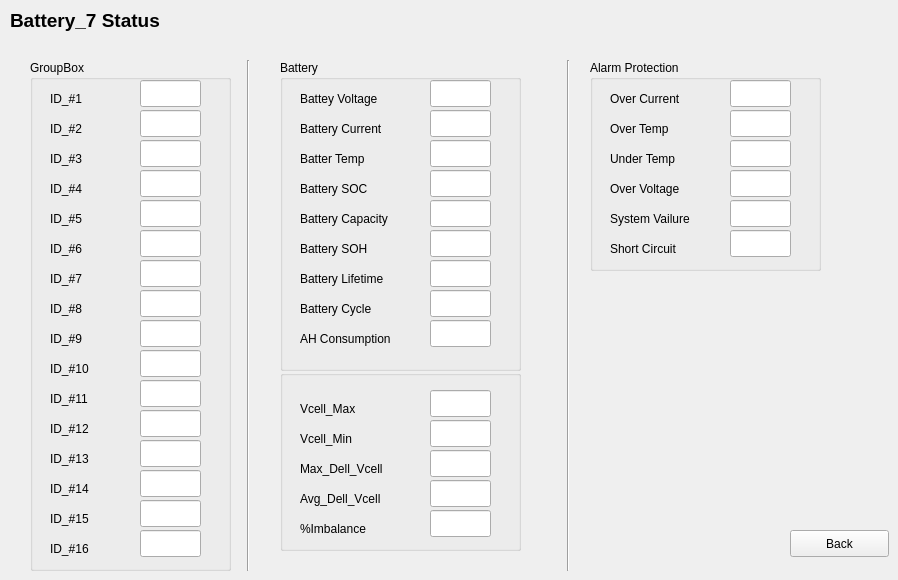
    <widget class="QWidget" name="page_8">
     <widget class="QPushButton" name="pushButton_8">
      <property name="geometry">
       <rect>
        <x>790</x>
        <y>530</y>
        <width>99</width>
        <height>27</height>
       </rect>
      </property>
      <property name="text">
       <string>Back</string>
      </property>
     </widget>
     <widget class="QLabel" name="label_275">
      <property name="geometry">
       <rect>
        <x>10</x>
        <y>10</y>
        <width>161</width>
        <height>21</height>
       </rect>
      </property>
      <property name="font">
       <font>
        <pointsize>14</pointsize>
        <weight>75</weight>
        <bold>true</bold>
       </font>
      </property>
      <property name="text">
       <string>Battery_7 Status</string>
      </property>
     </widget>
     <widget class="Line" name="line_14">
      <property name="geometry">
       <rect>
        <x>560</x>
        <y>60</y>
        <width>16</width>
        <height>511</height>
       </rect>
      </property>
      <property name="orientation">
       <enum>Qt::Vertical</enum>
      </property>
     </widget>
     <widget class="QGroupBox" name="groupBox_34">
      <property name="geometry">
       <rect>
        <x>280</x>
        <y>370</y>
        <width>241</width>
        <height>181</height>
       </rect>
      </property>
      <property name="title">
       <string/>
      </property>
      <widget class="QLabel" name="label_276">
       <property name="geometry">
        <rect>
         <x>20</x>
         <y>30</y>
         <width>121</width>
         <height>17</height>
        </rect>
       </property>
       <property name="text">
        <string>Vcell_Max</string>
       </property>
      </widget>
      <widget class="QLabel" name="label_277">
       <property name="geometry">
        <rect>
         <x>20</x>
         <y>60</y>
         <width>101</width>
         <height>17</height>
        </rect>
       </property>
       <property name="text">
        <string>Vcell_Min</string>
       </property>
      </widget>
      <widget class="QLabel" name="label_278">
       <property name="geometry">
        <rect>
         <x>20</x>
         <y>90</y>
         <width>111</width>
         <height>17</height>
        </rect>
       </property>
       <property name="text">
        <string>Max_Dell_Vcell</string>
       </property>
      </widget>
      <widget class="QLabel" name="label_279">
       <property name="geometry">
        <rect>
         <x>20</x>
         <y>120</y>
         <width>111</width>
         <height>17</height>
        </rect>
       </property>
       <property name="text">
        <string>Avg_Dell_Vcell</string>
       </property>
      </widget>
      <widget class="QLabel" name="label_280">
       <property name="geometry">
        <rect>
         <x>20</x>
         <y>150</y>
         <width>121</width>
         <height>17</height>
        </rect>
       </property>
       <property name="text">
        <string>%Imbalance</string>
       </property>
      </widget>
      <widget class="QLineEdit" name="lineEdit_253">
       <property name="geometry">
        <rect>
         <x>150</x>
         <y>20</y>
         <width>61</width>
         <height>27</height>
        </rect>
       </property>
      </widget>
      <widget class="QLineEdit" name="lineEdit_254">
       <property name="geometry">
        <rect>
         <x>150</x>
         <y>50</y>
         <width>61</width>
         <height>27</height>
        </rect>
       </property>
      </widget>
      <widget class="QLineEdit" name="lineEdit_255">
       <property name="geometry">
        <rect>
         <x>150</x>
         <y>80</y>
         <width>61</width>
         <height>27</height>
        </rect>
       </property>
      </widget>
      <widget class="QLineEdit" name="lineEdit_256">
       <property name="geometry">
        <rect>
         <x>150</x>
         <y>110</y>
         <width>61</width>
         <height>27</height>
        </rect>
       </property>
      </widget>
      <widget class="QLineEdit" name="lineEdit_257">
       <property name="geometry">
        <rect>
         <x>150</x>
         <y>140</y>
         <width>61</width>
         <height>27</height>
        </rect>
       </property>
      </widget>
     </widget>
     <widget class="QGroupBox" name="groupBox_35">
      <property name="geometry">
       <rect>
        <x>30</x>
        <y>60</y>
        <width>201</width>
        <height>511</height>
       </rect>
      </property>
      <property name="title">
       <string>GroupBox</string>
      </property>
      <widget class="QLabel" name="label_281">
       <property name="geometry">
        <rect>
         <x>20</x>
         <y>30</y>
         <width>121</width>
         <height>17</height>
        </rect>
       </property>
       <property name="text">
        <string>ID_#1</string>
       </property>
      </widget>
      <widget class="QLabel" name="label_282">
       <property name="geometry">
        <rect>
         <x>20</x>
         <y>60</y>
         <width>101</width>
         <height>17</height>
        </rect>
       </property>
       <property name="text">
        <string>ID_#2</string>
       </property>
      </widget>
      <widget class="QLabel" name="label_283">
       <property name="geometry">
        <rect>
         <x>20</x>
         <y>90</y>
         <width>111</width>
         <height>17</height>
        </rect>
       </property>
       <property name="text">
        <string>ID_#3</string>
       </property>
      </widget>
      <widget class="QLabel" name="label_284">
       <property name="geometry">
        <rect>
         <x>20</x>
         <y>120</y>
         <width>111</width>
         <height>17</height>
        </rect>
       </property>
       <property name="text">
        <string>ID_#4</string>
       </property>
      </widget>
      <widget class="QLabel" name="label_285">
       <property name="geometry">
        <rect>
         <x>20</x>
         <y>150</y>
         <width>121</width>
         <height>17</height>
        </rect>
       </property>
       <property name="text">
        <string>ID_#5</string>
       </property>
      </widget>
      <widget class="QLineEdit" name="lineEdit_258">
       <property name="geometry">
        <rect>
         <x>110</x>
         <y>20</y>
         <width>61</width>
         <height>27</height>
        </rect>
       </property>
      </widget>
      <widget class="QLineEdit" name="lineEdit_259">
       <property name="geometry">
        <rect>
         <x>110</x>
         <y>50</y>
         <width>61</width>
         <height>27</height>
        </rect>
       </property>
      </widget>
      <widget class="QLineEdit" name="lineEdit_260">
       <property name="geometry">
        <rect>
         <x>110</x>
         <y>80</y>
         <width>61</width>
         <height>27</height>
        </rect>
       </property>
      </widget>
      <widget class="QLineEdit" name="lineEdit_261">
       <property name="geometry">
        <rect>
         <x>110</x>
         <y>110</y>
         <width>61</width>
         <height>27</height>
        </rect>
       </property>
      </widget>
      <widget class="QLineEdit" name="lineEdit_262">
       <property name="geometry">
        <rect>
         <x>110</x>
         <y>140</y>
         <width>61</width>
         <height>27</height>
        </rect>
       </property>
      </widget>
      <widget class="QLabel" name="label_286">
       <property name="geometry">
        <rect>
         <x>20</x>
         <y>180</y>
         <width>121</width>
         <height>17</height>
        </rect>
       </property>
       <property name="text">
        <string>ID_#6</string>
       </property>
      </widget>
      <widget class="QLabel" name="label_287">
       <property name="geometry">
        <rect>
         <x>20</x>
         <y>210</y>
         <width>121</width>
         <height>17</height>
        </rect>
       </property>
       <property name="text">
        <string>ID_#7</string>
       </property>
      </widget>
      <widget class="QLabel" name="label_288">
       <property name="geometry">
        <rect>
         <x>20</x>
         <y>240</y>
         <width>121</width>
         <height>17</height>
        </rect>
       </property>
       <property name="text">
        <string>ID_#8</string>
       </property>
      </widget>
      <widget class="QLabel" name="label_289">
       <property name="geometry">
        <rect>
         <x>20</x>
         <y>270</y>
         <width>121</width>
         <height>17</height>
        </rect>
       </property>
       <property name="text">
        <string>ID_#9</string>
       </property>
      </widget>
      <widget class="QLabel" name="label_290">
       <property name="geometry">
        <rect>
         <x>20</x>
         <y>300</y>
         <width>121</width>
         <height>17</height>
        </rect>
       </property>
       <property name="text">
        <string>ID_#10</string>
       </property>
      </widget>
      <widget class="QLabel" name="label_291">
       <property name="geometry">
        <rect>
         <x>20</x>
         <y>330</y>
         <width>121</width>
         <height>17</height>
        </rect>
       </property>
       <property name="text">
        <string>ID_#11</string>
       </property>
      </widget>
      <widget class="QLabel" name="label_292">
       <property name="geometry">
        <rect>
         <x>20</x>
         <y>390</y>
         <width>121</width>
         <height>17</height>
        </rect>
       </property>
       <property name="text">
        <string>ID_#13</string>
       </property>
      </widget>
      <widget class="QLabel" name="label_293">
       <property name="geometry">
        <rect>
         <x>20</x>
         <y>360</y>
         <width>121</width>
         <height>17</height>
        </rect>
       </property>
       <property name="text">
        <string>ID_#12</string>
       </property>
      </widget>
      <widget class="QLabel" name="label_294">
       <property name="geometry">
        <rect>
         <x>20</x>
         <y>420</y>
         <width>121</width>
         <height>17</height>
        </rect>
       </property>
       <property name="text">
        <string>ID_#14</string>
       </property>
      </widget>
      <widget class="QLabel" name="label_295">
       <property name="geometry">
        <rect>
         <x>20</x>
         <y>450</y>
         <width>121</width>
         <height>17</height>
        </rect>
       </property>
       <property name="text">
        <string>ID_#15</string>
       </property>
      </widget>
      <widget class="QLabel" name="label_296">
       <property name="geometry">
        <rect>
         <x>20</x>
         <y>480</y>
         <width>121</width>
         <height>17</height>
        </rect>
       </property>
       <property name="text">
        <string>ID_#16</string>
       </property>
      </widget>
      <widget class="QLineEdit" name="lineEdit_263">
       <property name="geometry">
        <rect>
         <x>110</x>
         <y>290</y>
         <width>61</width>
         <height>27</height>
        </rect>
       </property>
      </widget>
      <widget class="QLineEdit" name="lineEdit_264">
       <property name="geometry">
        <rect>
         <x>110</x>
         <y>230</y>
         <width>61</width>
         <height>27</height>
        </rect>
       </property>
      </widget>
      <widget class="QLineEdit" name="lineEdit_265">
       <property name="geometry">
        <rect>
         <x>110</x>
         <y>260</y>
         <width>61</width>
         <height>27</height>
        </rect>
       </property>
      </widget>
      <widget class="QLineEdit" name="lineEdit_266">
       <property name="geometry">
        <rect>
         <x>110</x>
         <y>170</y>
         <width>61</width>
         <height>27</height>
        </rect>
       </property>
      </widget>
      <widget class="QLineEdit" name="lineEdit_267">
       <property name="geometry">
        <rect>
         <x>110</x>
         <y>200</y>
         <width>61</width>
         <height>27</height>
        </rect>
       </property>
      </widget>
      <widget class="QLineEdit" name="lineEdit_268">
       <property name="geometry">
        <rect>
         <x>110</x>
         <y>440</y>
         <width>61</width>
         <height>27</height>
        </rect>
       </property>
      </widget>
      <widget class="QLineEdit" name="lineEdit_269">
       <property name="geometry">
        <rect>
         <x>110</x>
         <y>380</y>
         <width>61</width>
         <height>27</height>
        </rect>
       </property>
      </widget>
      <widget class="QLineEdit" name="lineEdit_270">
       <property name="geometry">
        <rect>
         <x>110</x>
         <y>410</y>
         <width>61</width>
         <height>27</height>
        </rect>
       </property>
      </widget>
      <widget class="QLineEdit" name="lineEdit_271">
       <property name="geometry">
        <rect>
         <x>110</x>
         <y>320</y>
         <width>61</width>
         <height>27</height>
        </rect>
       </property>
      </widget>
      <widget class="QLineEdit" name="lineEdit_272">
       <property name="geometry">
        <rect>
         <x>110</x>
         <y>350</y>
         <width>61</width>
         <height>27</height>
        </rect>
       </property>
      </widget>
      <widget class="QLineEdit" name="lineEdit_273">
       <property name="geometry">
        <rect>
         <x>110</x>
         <y>470</y>
         <width>61</width>
         <height>27</height>
        </rect>
       </property>
      </widget>
     </widget>
     <widget class="QGroupBox" name="groupBox_36">
      <property name="geometry">
       <rect>
        <x>590</x>
        <y>60</y>
        <width>231</width>
        <height>211</height>
       </rect>
      </property>
      <property name="title">
       <string>Alarm Protection</string>
      </property>
      <widget class="QLabel" name="label_297">
       <property name="geometry">
        <rect>
         <x>20</x>
         <y>30</y>
         <width>121</width>
         <height>17</height>
        </rect>
       </property>
       <property name="text">
        <string>Over Current</string>
       </property>
      </widget>
      <widget class="QLabel" name="label_298">
       <property name="geometry">
        <rect>
         <x>20</x>
         <y>60</y>
         <width>101</width>
         <height>17</height>
        </rect>
       </property>
       <property name="text">
        <string>Over Temp</string>
       </property>
      </widget>
      <widget class="QLabel" name="label_299">
       <property name="geometry">
        <rect>
         <x>20</x>
         <y>90</y>
         <width>111</width>
         <height>17</height>
        </rect>
       </property>
       <property name="text">
        <string>Under Temp</string>
       </property>
      </widget>
      <widget class="QLabel" name="label_300">
       <property name="geometry">
        <rect>
         <x>20</x>
         <y>120</y>
         <width>111</width>
         <height>17</height>
        </rect>
       </property>
       <property name="text">
        <string>Over Voltage</string>
       </property>
      </widget>
      <widget class="QLabel" name="label_301">
       <property name="geometry">
        <rect>
         <x>20</x>
         <y>150</y>
         <width>121</width>
         <height>17</height>
        </rect>
       </property>
       <property name="text">
        <string>System Vailure</string>
       </property>
      </widget>
      <widget class="QLabel" name="label_302">
       <property name="geometry">
        <rect>
         <x>20</x>
         <y>180</y>
         <width>121</width>
         <height>17</height>
        </rect>
       </property>
       <property name="text">
        <string>Short Circuit</string>
       </property>
      </widget>
      <widget class="QLineEdit" name="lineEdit_274">
       <property name="geometry">
        <rect>
         <x>140</x>
         <y>20</y>
         <width>61</width>
         <height>27</height>
        </rect>
       </property>
      </widget>
      <widget class="QLineEdit" name="lineEdit_275">
       <property name="geometry">
        <rect>
         <x>140</x>
         <y>50</y>
         <width>61</width>
         <height>27</height>
        </rect>
       </property>
      </widget>
      <widget class="QLineEdit" name="lineEdit_276">
       <property name="geometry">
        <rect>
         <x>140</x>
         <y>80</y>
         <width>61</width>
         <height>27</height>
        </rect>
       </property>
      </widget>
      <widget class="QLineEdit" name="lineEdit_277">
       <property name="geometry">
        <rect>
         <x>140</x>
         <y>110</y>
         <width>61</width>
         <height>27</height>
        </rect>
       </property>
      </widget>
      <widget class="QLineEdit" name="lineEdit_278">
       <property name="geometry">
        <rect>
         <x>140</x>
         <y>140</y>
         <width>61</width>
         <height>27</height>
        </rect>
       </property>
      </widget>
      <widget class="QLineEdit" name="lineEdit_279">
       <property name="geometry">
        <rect>
         <x>140</x>
         <y>170</y>
         <width>61</width>
         <height>27</height>
        </rect>
       </property>
      </widget>
     </widget>
     <widget class="QGroupBox" name="groupBox_37">
      <property name="geometry">
       <rect>
        <x>280</x>
        <y>60</y>
        <width>241</width>
        <height>311</height>
       </rect>
      </property>
      <property name="title">
       <string>Battery</string>
      </property>
      <widget class="QLabel" name="label_303">
       <property name="geometry">
        <rect>
         <x>20</x>
         <y>30</y>
         <width>121</width>
         <height>17</height>
        </rect>
       </property>
       <property name="text">
        <string>Battey Voltage</string>
       </property>
      </widget>
      <widget class="QLabel" name="label_304">
       <property name="geometry">
        <rect>
         <x>20</x>
         <y>60</y>
         <width>141</width>
         <height>17</height>
        </rect>
       </property>
       <property name="text">
        <string>Battery Current</string>
       </property>
      </widget>
      <widget class="QLabel" name="label_305">
       <property name="geometry">
        <rect>
         <x>20</x>
         <y>90</y>
         <width>111</width>
         <height>17</height>
        </rect>
       </property>
       <property name="text">
        <string>Batter Temp</string>
       </property>
      </widget>
      <widget class="QLabel" name="label_306">
       <property name="geometry">
        <rect>
         <x>20</x>
         <y>120</y>
         <width>111</width>
         <height>17</height>
        </rect>
       </property>
       <property name="text">
        <string>Battery SOC</string>
       </property>
      </widget>
      <widget class="QLabel" name="label_307">
       <property name="geometry">
        <rect>
         <x>20</x>
         <y>150</y>
         <width>141</width>
         <height>17</height>
        </rect>
       </property>
       <property name="text">
        <string>Battery Capacity</string>
       </property>
      </widget>
      <widget class="QLabel" name="label_308">
       <property name="geometry">
        <rect>
         <x>20</x>
         <y>180</y>
         <width>141</width>
         <height>17</height>
        </rect>
       </property>
       <property name="text">
        <string>Battery SOH</string>
       </property>
      </widget>
      <widget class="QLabel" name="label_309">
       <property name="geometry">
        <rect>
         <x>20</x>
         <y>210</y>
         <width>141</width>
         <height>17</height>
        </rect>
       </property>
       <property name="text">
        <string>Battery Lifetime</string>
       </property>
      </widget>
      <widget class="QLabel" name="label_310">
       <property name="geometry">
        <rect>
         <x>20</x>
         <y>240</y>
         <width>141</width>
         <height>17</height>
        </rect>
       </property>
       <property name="text">
        <string>Battery Cycle</string>
       </property>
      </widget>
      <widget class="QLabel" name="label_311">
       <property name="geometry">
        <rect>
         <x>20</x>
         <y>270</y>
         <width>141</width>
         <height>17</height>
        </rect>
       </property>
       <property name="text">
        <string>AH Consumption</string>
       </property>
      </widget>
      <widget class="QLineEdit" name="lineEdit_280">
       <property name="geometry">
        <rect>
         <x>150</x>
         <y>20</y>
         <width>61</width>
         <height>27</height>
        </rect>
       </property>
      </widget>
      <widget class="QLineEdit" name="lineEdit_281">
       <property name="geometry">
        <rect>
         <x>150</x>
         <y>50</y>
         <width>61</width>
         <height>27</height>
        </rect>
       </property>
      </widget>
      <widget class="QLineEdit" name="lineEdit_282">
       <property name="geometry">
        <rect>
         <x>150</x>
         <y>80</y>
         <width>61</width>
         <height>27</height>
        </rect>
       </property>
      </widget>
      <widget class="QLineEdit" name="lineEdit_283">
       <property name="geometry">
        <rect>
         <x>150</x>
         <y>110</y>
         <width>61</width>
         <height>27</height>
        </rect>
       </property>
      </widget>
      <widget class="QLineEdit" name="lineEdit_284">
       <property name="geometry">
        <rect>
         <x>150</x>
         <y>140</y>
         <width>61</width>
         <height>27</height>
        </rect>
       </property>
      </widget>
      <widget class="QLineEdit" name="lineEdit_285">
       <property name="geometry">
        <rect>
         <x>150</x>
         <y>170</y>
         <width>61</width>
         <height>27</height>
        </rect>
       </property>
      </widget>
      <widget class="QLineEdit" name="lineEdit_286">
       <property name="geometry">
        <rect>
         <x>150</x>
         <y>200</y>
         <width>61</width>
         <height>27</height>
        </rect>
       </property>
      </widget>
      <widget class="QLineEdit" name="lineEdit_287">
       <property name="geometry">
        <rect>
         <x>150</x>
         <y>230</y>
         <width>61</width>
         <height>27</height>
        </rect>
       </property>
      </widget>
      <widget class="QLineEdit" name="lineEdit_288">
       <property name="geometry">
        <rect>
         <x>150</x>
         <y>260</y>
         <width>61</width>
         <height>27</height>
        </rect>
       </property>
      </widget>
     </widget>
     <widget class="Line" name="line_15">
      <property name="geometry">
       <rect>
        <x>240</x>
        <y>60</y>
        <width>16</width>
        <height>511</height>
       </rect>
      </property>
      <property name="orientation">
       <enum>Qt::Vertical</enum>
      </property>
     </widget>
    </widget>
